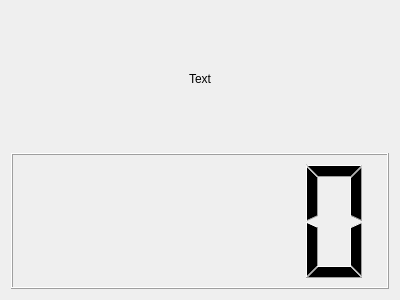
<?xml version="1.0" encoding="UTF-8"?>
<ui version="4.0">
 <class>lcd</class>
 <widget class="QWidget" name="lcd">
  <property name="geometry">
   <rect>
    <x>0</x>
    <y>0</y>
    <width>400</width>
    <height>300</height>
   </rect>
  </property>
  <property name="windowTitle">
   <string>Form</string>
  </property>
  <layout class="QHBoxLayout" name="horizontalLayout">
   <item>
    <layout class="QVBoxLayout" name="verticalLayout_4">
     <item>
      <widget class="QLabel" name="name">
       <property name="text">
        <string>Text</string>
       </property>
       <property name="alignment">
        <set>Qt::AlignCenter</set>
       </property>
      </widget>
     </item>
     <item>
      <widget class="QLCDNumber" name="value">
       <property name="minimumSize">
        <size>
         <width>50</width>
         <height>50</height>
        </size>
       </property>
      </widget>
     </item>
    </layout>
   </item>
  </layout>
 </widget>
 <resources/>
 <connections/>
</ui>
